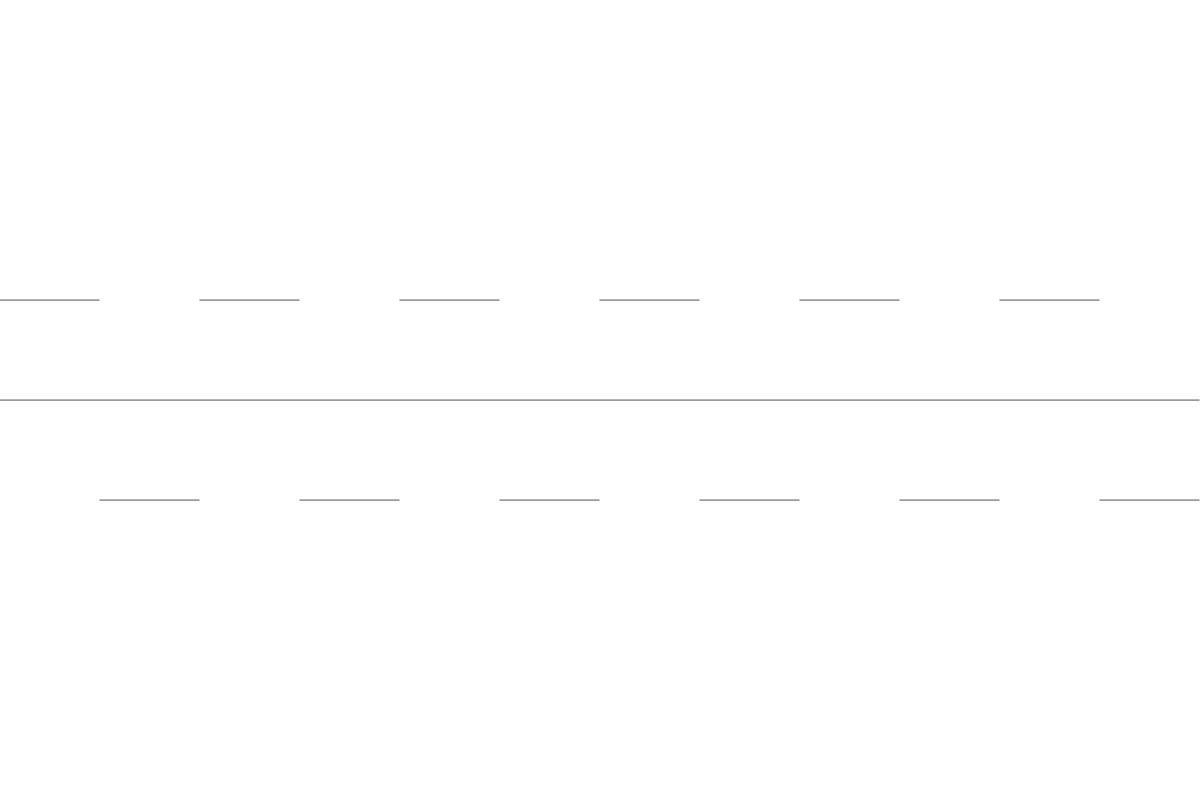
Frame 1 (no input)
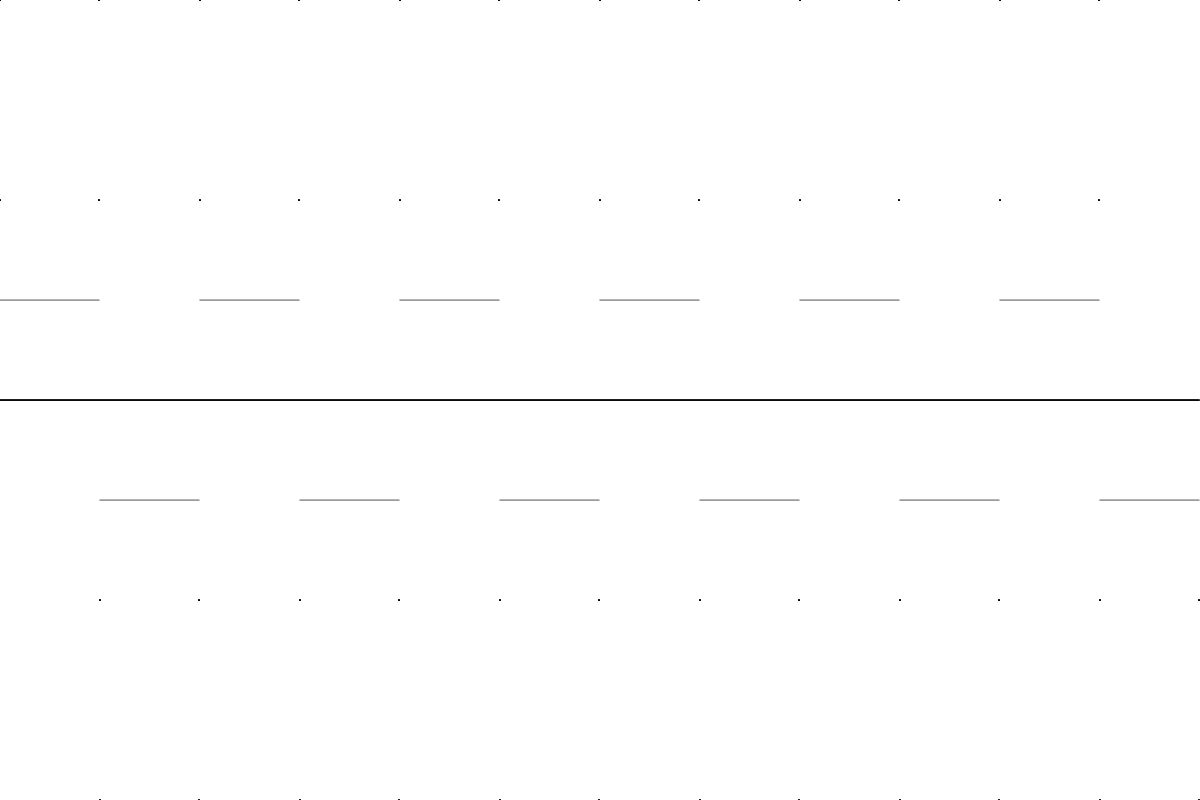
Frame 60 (no input)
Frame 120 (the mouse pressed at the canvas centre since frame 60): identical to frame 60, image omitted

The p5.js sketch that drew these frames (run headless with seeded random() and noise() and a simulated clock; from frame 60 on, the mouse is pressed at the canvas centre):

// p5.js sketch
// ── sketch.js
var step = 0.01;
var yo;
var x;
var y;
var t = 0;

function setup() {
  createCanvas(1200, 800);
  background(255);

  yo = new Array(width);
  y = new Array(width);
  x = new Array(width);

  for (var i = 0; i < y.length; i++) {
    x[i] = i * step;

    if (
      (i >= 0 && i < 100) ||
      (i >= 200 && i < 300) ||
      (i >= 400 && i < 500) ||
      (i >= 600 && i < 700) ||
      (i >= 800 && i < 900) ||
      (i >= 1000 && i < 1100) ||
      (i >= 1200 && i < 1300)
    ) {
      yo[i] = 1;
    } else {
      yo[i] = -1;
    }
  }

  drawArray(x, yo);
}

function draw() {
  if (t == 0) {
    var a0 = yo.reduce((arg1, arg2) => arg1 + arg2) / width;

    for (var i = 0; i < y.length; i++) {
      y[i] = a0;
    }
  } else {
    var an = 0;
    var bn = 0;

    for (var i = 0; i < y.length; i++) {
      an +=
        (yo[i] * cos((2 * PI * t * x[i]) / (width * step)) * 2) /
        (width * step);
      bn +=
        (yo[i] * sin((2 * PI * t * x[i]) / (width * step)) * 2) /
        (width * step);
    }

    for (var i = 0; i < y.length; i++) {
      y[i] +=
        an * cos((2 * PI * t * x[i]) / (width * step)) +
        bn * sin((2 * PI * t * x[i]) / (width * step));
    }
  }

  drawArray(x, y);
  t++;
}

function drawArray(xArray, yArray) {
  for (var i = 0; i < xArray.length; i++) {
    pp(xArray[i], yArray[i]);
  }
}

function pp(x, y) {
  point(cx(x), cy(y));
}

function cx(x) {
  // return x + width / 2;
  return x / step;
}

function cy(y) {
  return height / 2 - y / step;
}
